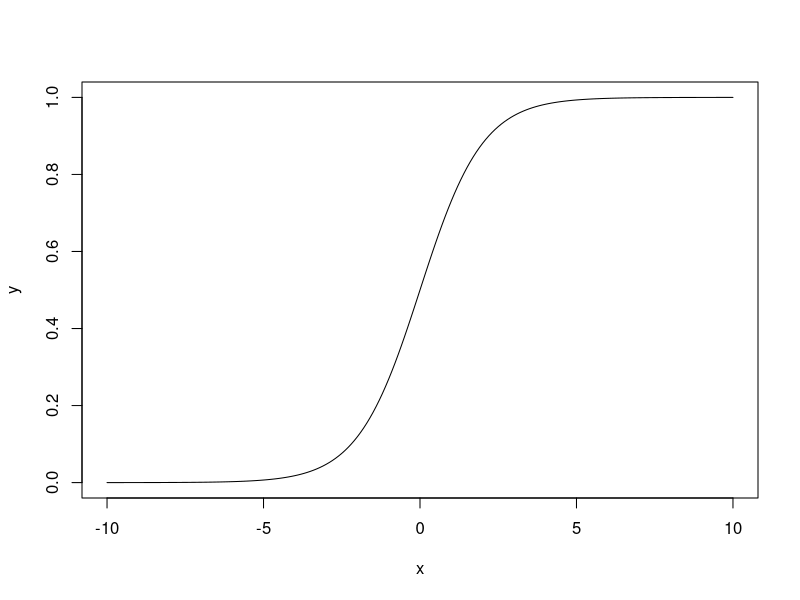

Write the R code that produced this figure.
## ---- chunk 1
x = seq(-10, 10, 0.1)
y = 1 / (1 + exp(-x))
plot(x, y, type = "l")
